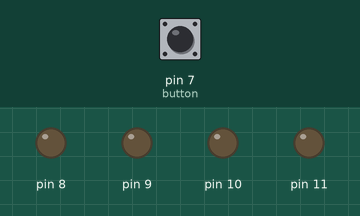
This sketch was run on a simulated Arduino Uno, built with avr-gcc and run on an emulated ATmega328P. Shown: output pins drawn as LEDs (lit = HIGH). Inputs (shaded band) come from the test bench; at power-on: pin 7 (button) LOW.

Above: at 1.2 s.
1.3 s: pin 7 (button) pulled HIGH for 0.15 s
At 1.47 s:
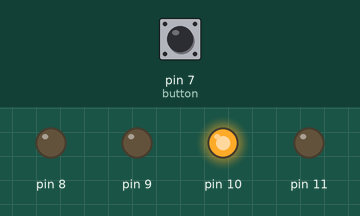
4.3 s: pin 7 (button) pulled HIGH for 1 s
At 4.82 s:
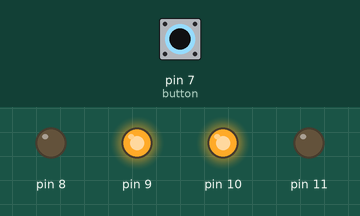
7.9 s: pin 7 (button) pulled HIGH for 3.2 s
At 8.77 s:
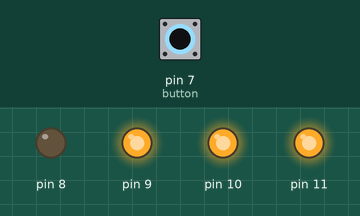
Timing chart, 0 to 14.7 s (numbered marks = the images above; inputs shaded):
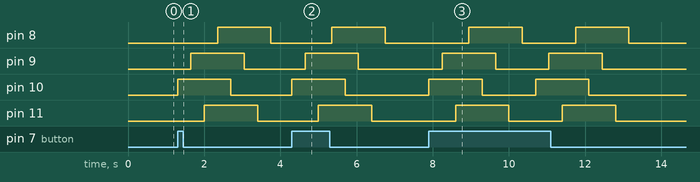

The sketch:

DigitalIn_btn_cascade.ino
```cpp
    int buttonState = 0;       // Variable to store the button state


void setup() {


        pinMode(7, INPUT);


        pinMode(10, OUTPUT);


        pinMode(9, OUTPUT);


        pinMode(11, OUTPUT);


        pinMode(8, OUTPUT);


}

void loop() {


    buttonState = digitalRead(7);   // Read the state of the button


  if (buttonState == HIGH) {


      digitalWrite(10, HIGH);
      delay(100);


      digitalWrite(10, HIGH);
      delay(50);


      digitalWrite(10, HIGH);
      delay(200);


      digitalWrite(9, HIGH);
      delay(100);


      digitalWrite(9, HIGH);
      delay(50);


      digitalWrite(9, HIGH);
      delay(200);


      digitalWrite(11, HIGH);
      delay(100);


      digitalWrite(11, HIGH);
      delay(50);


      digitalWrite(11, HIGH);
      delay(200);


      digitalWrite(8, HIGH);
      delay(100);


      digitalWrite(8, HIGH);
      delay(50);


      digitalWrite(8, HIGH);
      delay(200);


      digitalWrite(10, LOW);
      delay(100);


      digitalWrite(10, LOW);
      delay(50);


      digitalWrite(10, LOW);
      delay(200);


      digitalWrite(9, LOW);
      delay(100);


      digitalWrite(9, LOW);
      delay(50);


      digitalWrite(9, LOW);
      delay(200);


      digitalWrite(11, LOW);
      delay(100);


      digitalWrite(11, LOW);
      delay(50);


      digitalWrite(11, LOW);
      delay(200);


      digitalWrite(8, LOW);
      delay(100);


      digitalWrite(8, LOW);
      delay(50);


      digitalWrite(8, LOW);
      delay(200);


  } else {


    digitalWrite(10, false);

    digitalWrite(9, false);

    digitalWrite(11, false);

    digitalWrite(8, false);


  }


}
```

Measured:
- after the input at 1.3 s, pin 8: LOW → HIGH after 1.1 s, → LOW 1.4 s later; pin 9: LOW → HIGH after 0.35 s, → LOW 1.4 s later; pin 10: LOW → HIGH at once, → LOW 1.4 s later; pin 11: LOW → HIGH after 0.70 s, → LOW 1.4 s later
- after the input at 4.3 s, pin 8: LOW → HIGH after 1.1 s, → LOW 1.4 s later; pin 9: LOW → HIGH after 0.35 s, → LOW 1.4 s later; pin 10: LOW → HIGH at once, → LOW 1.4 s later; pin 11: LOW → HIGH after 0.70 s, → LOW 1.4 s later
- after the input at 7.9 s, pin 8: alternates HIGH for 1.4 s and LOW for 1.4 s, 4 changes in all, then stays LOW, starting after 1.1 s; pin 9: alternates HIGH for 1.4 s and LOW for 1.4 s, 4 changes in all, then stays LOW, starting after 0.35 s
